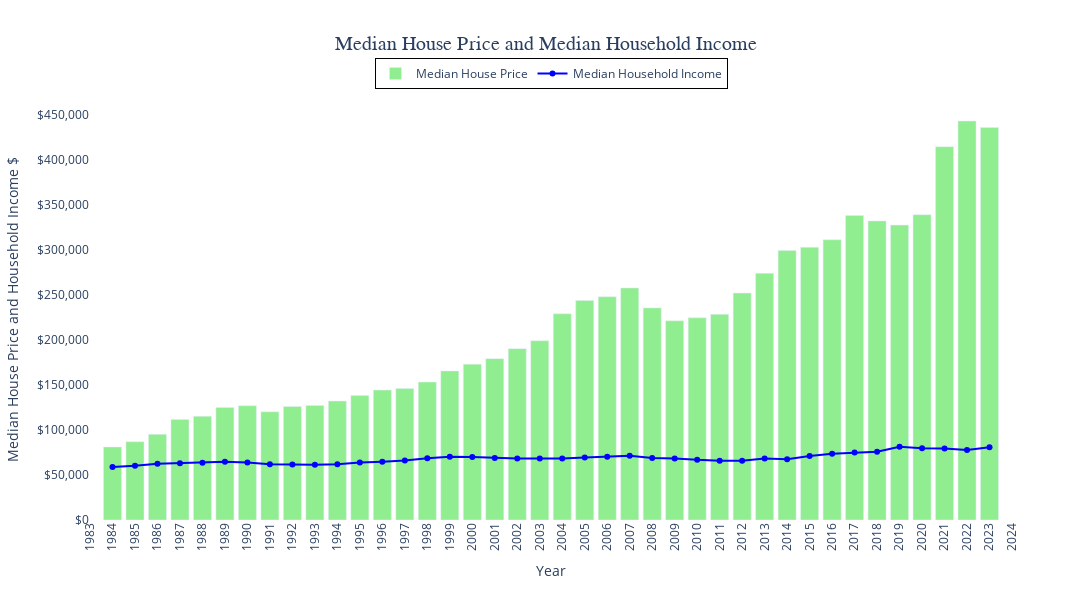

Notebook code for this chart:
### Markdown cell above
### **Create Combo Graph (Bar Chart for Median House Price and Line Chart for Median Household Income)**

### Code cell
# Create the bar chart for Median House Price
bar_chart = go.Bar(x = combined_data_df["Year"],     # x-axis
                   y = combined_data_df["Median House Price"],     # y-axis
                   name = "Median House Price",     # bar_chart legend title
                   marker = dict(color = "lightgreen")     # Changes the color of the bars
                   )

# Create the line chart for Median Household Income
line_chart = go.Scatter(x = combined_data_df["Year"],     # x-axis
                        y = combined_data_df["Median Household Income"],     # y-axis
                        name = "Median Household Income",     # line_chart legend title
                        mode = "lines+markers",     # Creates a line chart with markers at each data point
                        marker = dict(color = "blue"),     # Changes the color of the line
                        )
        # Notes:
            # In Plotly, the go.Scatter() function is used for both line charts and scatter plots
            # go.Scatter() is a versatile function that can represent data in multiple ways, depending on the parameters you provide

# Create the layout
layout = go.Layout(title = "Median House Price and Median Household Income",
                   xaxis = dict(title = "Year", 
                                tickangle = -90,     # Rotate tick labels to vertical
                                dtick = 1,     # Set the increment for x-axis ticks (1 year)
                                range=[1983, 2024]),     # Set the beginning and end values for the x-axis range
                   plot_bgcolor = "white",     # Set plot area background color
                   title_x = 0.5,    # Center the title
                   title_font = dict(size = 20, family = "Arial, bold"),     # Set the title font size and style
                   width = 1200,
                   height = 600,
                   yaxis = dict(title = "Median House Price and Household Income $", side = "left", tickformat = "$,.0f"),     # Format the y-axis
                   legend = dict(x = 0.5, y = 1.1,     # Position the legend
                                 xanchor = "center",     # Center the legend horizontally
                                 yanchor = "top",     # Anchor the legend to the bottom
                                 orientation = "h",     # Horizontal orientation
                                 bordercolor = "Black",     # Border color of the legend
                                 borderwidth = 1  # Border width of the legend
                                 )
                   )


# Create the figure
combo_fig = go.Figure(data = [bar_chart, line_chart], layout = layout)

# Show the figure
combo_fig.show()

### Figure 1 — Plotly figure (JSON) as saved in the notebook; plotly's stock layout.template omitted (floating-point values rounded to 4 significant figures)
{"data": [{"marker": {"color": "lightgreen"}, "name": "Median House Price", "type": "bar", "x": [1984, 1985, 1986, 1987, 1988, 1989, 1990, 1991, 1992, 1993, 1994, 1995, 1996, 1997, 1998, 1999, 2000, 2001, 2002, 2003, 2004, 2005, 2006, 2007, 2008, 2009, 2010, 2011, 2012, 2013, 2014, 2015, 2016, 2017, 2018, 2019, 2020, 2021, 2022, 2023], "y": [81000, 86800, 95000, 111500, 115000, 124800, 126800, 120000, 126000, 127000, 132000, 138000, 144100, 145800, 153000, 165300, 172900, 179000, 190100, 198800, 228800, 243600, 247700, 257400, 235300, 220900, 224300, 228100, 251700, 273600, 298900, 302500, 310900, 337900, 331800, 327100, 338600, 414000, 442600, 435400]}, {"marker": {"color": "blue"}, "mode": "lines+markers", "name": "Median Household Income", "type": "scatter", "x": [1984, 1985, 1986, 1987, 1988, 1989, 1990, 1991, 1992, 1993, 1994, 1995, 1996, 1997, 1998, 1999, 2000, 2001, 2002, 2003, 2004, 2005, 2006, 2007, 2008, 2009, 2010, 2011, 2012, 2013, 2014, 2015, 2016, 2017, 2018, 2019, 2020, 2021, 2022, 2023], "y": [58930, 60050, 62280, 63060, 63530, 64610, 63830, 61960, 61450, 61150, 61800, 63770, 64710, 66050, 68470, 70210, 70020, 68870, 68310, 68350, 68250, 69310, 70080, 71210, 68780, 68340, 66730, 65750, 65740, 68220, 67360, 71000, 73520, 74810, 75790, 81210, 79560, 79260, 77540, 80610]}], "layout": {"height": 600, "legend": {"bordercolor": "Black", "borderwidth": 1, "orientation": "h", "x": 0.5, "xanchor": "center", "y": 1.1, "yanchor": "top"}, "plot_bgcolor": "white", "title": {"font": {"family": "Arial, bold", "size": 20}, "text": "Median House Price and Median Household Income", "x": 0.5}, "width": 1200, "xaxis": {"dtick": 1, "range": [1983, 2024], "tickangle": -90, "title": {"text": "Year"}, "type": "linear"}, "yaxis": {"autorange": true, "range": [0, 465900.0], "side": "left", "tickformat": "$,.0f", "title": {"text": "Median House Price and Household Income $"}, "type": "linear"}}}
